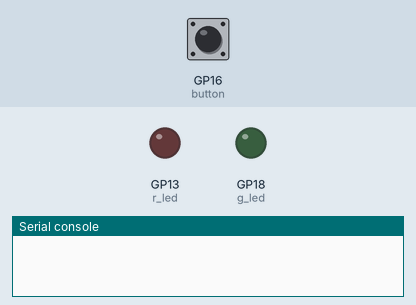
A program run on a simulated Raspberry Pi Pico running CircuitPython. Shown: output pins drawn as LEDs (lit = HIGH), the last lines printed to the serial console. Dashed ring = blinking. The test bench sets the inputs (shaded band); at power-on: GP16 (button) LOW.

Above: at 1.2 s.
1.3 s: GP16 (button) pulled HIGH for 0.15 s
At 1.45 s:
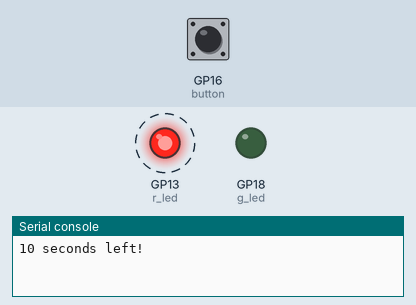
At 12.0 s:
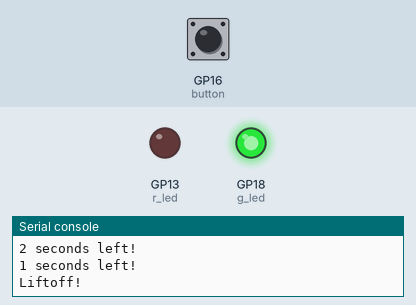
Timing chart, 0 to 12.8 s (numbered marks = the images above; inputs shaded):
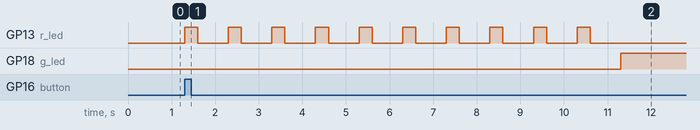

Measured:
- after the input at 1.3 s, GP13 (r_led): alternates HIGH for 0.30 s and LOW for 0.70 s, 20 changes in all, then stays LOW, starting at once; GP18 (g_led): LOW → HIGH after 10.0 s

The program:

03-button.py
```python
# 2022-09-14, Em Heisig (hheisig51)
# In addition to the previous segments (see 01-countdown.py and 02-lights.py), this assignments adds a button to start the countdown.

import board
import digitalio
import time

g_led = digitalio.DigitalInOut(board.GP18)
r_led = digitalio.DigitalInOut(board.GP13)
g_led.direction = digitalio.Direction.OUTPUT
r_led.direction = digitalio.Direction.OUTPUT

button = digitalio.DigitalInOut(board.GP16)
button.pull = digitalio.Pull.DOWN

while True:
    if button.value == True:
        for x in range(10, 0, -1): # Moves from 10 to 0 in increments of 1
            if x > 0:
                print(f"{x} seconds left!") # Prints the number of seconds left
                r_led.value = True # Turns the red LED on
                time.sleep(.3)
                r_led.value = False # Turns red LED off 0.3 seconds into the 1.0 second cycle.
                time.sleep(.7)
        print(f"Liftoff!") # Since x is not greater than 0, this prints
        g_led.value = True
        time.sleep(2)
        g_led.value = False
```
